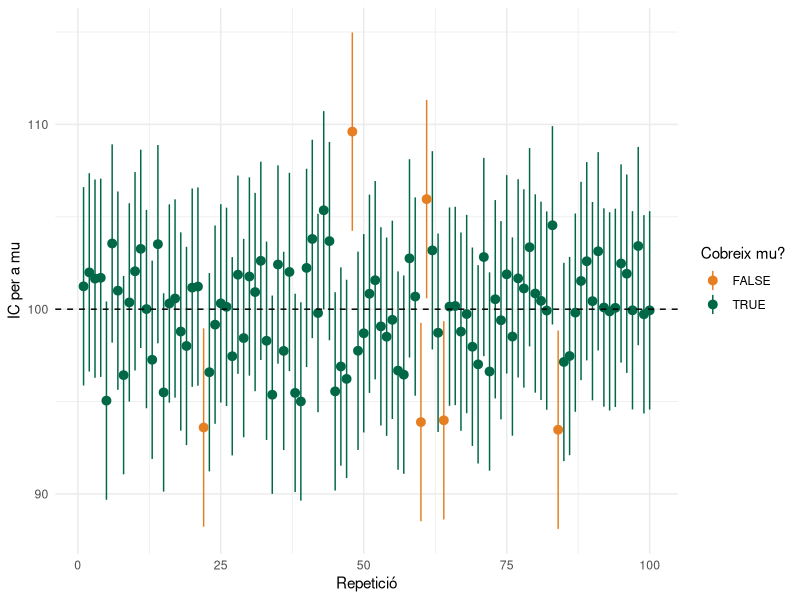

The R source for this figure:
## ---- chunk 1
#| include: false
library(tidyverse)
set.seed(2026)
## ---- chunk 2
set.seed(1)
mu <- 100; sigma <- 15; n <- 30; B <- 100
z <- qnorm(0.975)

ics <- map_dfr(1:B, function(i) {
  x <- rnorm(n, mu, sigma)
  xbar <- mean(x); e <- z * sigma / sqrt(n)
  tibble(rep = i, lo = xbar - e, hi = xbar + e,
         cobreix = mu >= xbar - e & mu <= xbar + e)
})

ggplot(ics, aes(x = rep, y = (lo+hi)/2, ymin = lo, ymax = hi, color = cobreix)) +
  geom_pointrange() +
  geom_hline(yintercept = mu, linetype = "dashed") +
  scale_color_manual(values = c("TRUE" = "#006747", "FALSE" = "#E67E22")) +
  labs(x = "Repetició", y = "IC per a mu", color = "Cobreix mu?") +
  theme_minimal()

mean(ics$cobreix)
## ---- chunk 3
xbar <- 27.2; sigma <- 10.65; n <- 50
z <- qnorm(0.975)
e <- z * sigma / sqrt(n)
c(xbar - e, xbar + e)
## ---- chunk 4
x <- c(115, 122, 119, 131, 125, 118, 121, 130)
t.test(x, conf.level = 0.95)$conf.int
## ---- chunk 5
xbar <- 118; s <- 22; n <- 80
crit <- qt(0.975, df = n - 1)
e <- crit * s / sqrt(n)
c(xbar - e, xbar + e)
## ---- chunk 6
sigma <- 20     # ms
error <- 5      # marge màxim
z <- qnorm(0.975)
ceiling((z * sigma / error)^2)
## ---- chunk 7
sigma <- 20; z <- qnorm(0.975)
n5 <- ceiling((z * sigma / 5)^2)
n2 <- ceiling((z * sigma / 2)^2)
c(n_marge5 = n5, n_marge2 = n2, factor = n2 / n5)
